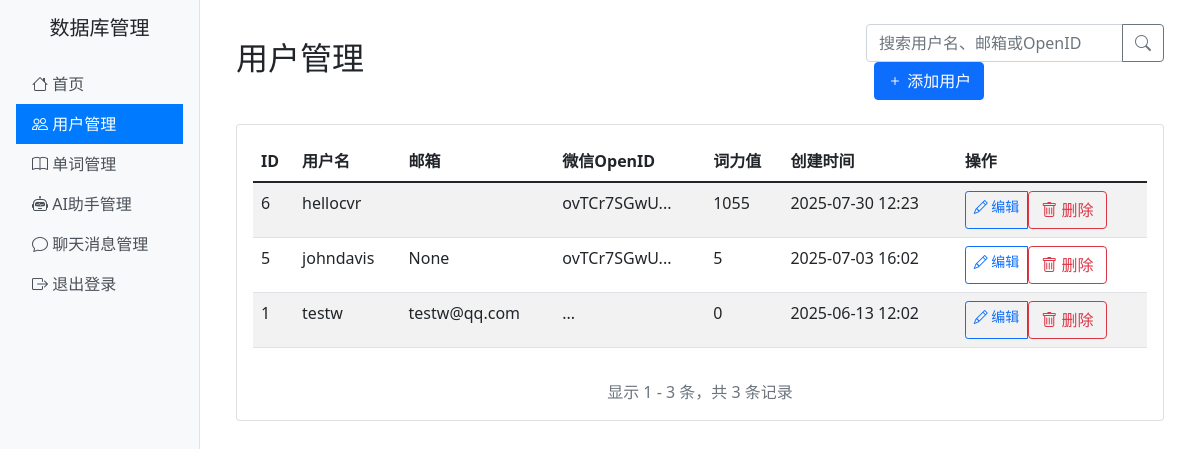
Page /admin/users (signed in) on the earlier database version.
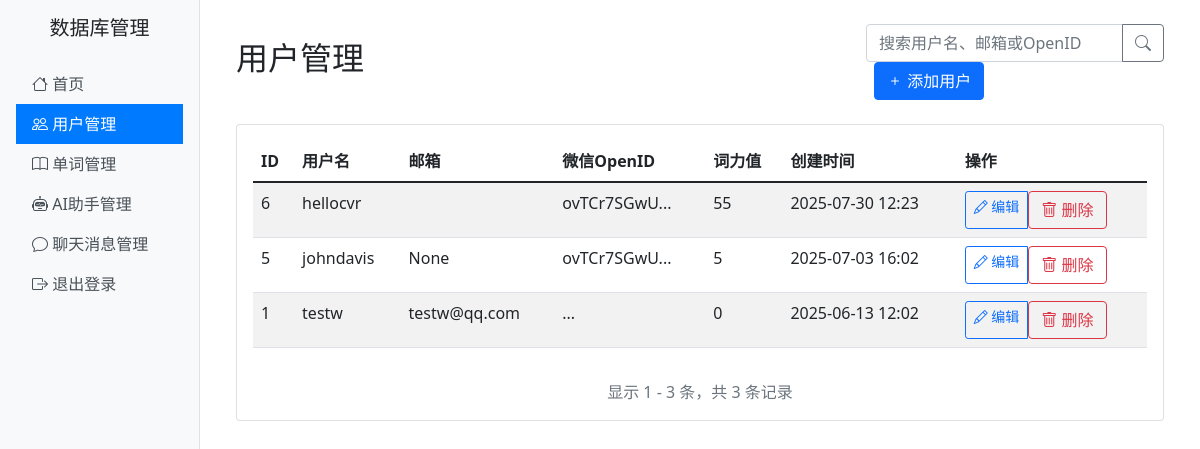
Same page on the later database version.
### sql_alchemy.py (models this page shows)
class User(db.Model):
    __tablename__ = 'user'
    user_id = db.Column(db.Integer, primary_key=True)
    username = db.Column(db.String(50), unique=True, nullable=False)
    email = db.Column(db.String(100), unique=True, nullable=False)
    avatar_url = db.Column(db.String(255))
    created_at = db.Column(db.DateTime, default=datetime.now())
    updated_at = db.Column(db.DateTime, default=datetime.now(), onupdate=datetime.now())
    wechat_openid = db.Column(db.String(100), unique=True, nullable=False)
    wechat_session_key = db.Column(db.String(100), nullable=False)
    preferred_classification = db.Column(db.String(100), nullable=False) # 当前学习的词书(cet4,cet6,雅思,托福等)
    preferred_plan_daily = db.Column(db.Integer, default=20)
    wallet_key = db.Column(db.String(100), nullable=False, unique=True) # 钱包唯一标识
    word_power_amount = db.Column(db.Integer, nullable=False, default=0) # 词力值
    is_deleted = db.Column(db.Integer, nullable=False, default=0)
    word_friend_name = db.Column(db.String(100), nullable=False, unique=True) # 用户当前选择的词友
    stories = db.relationship('StoryCollection', backref='user')
    word_friend = db.relationship('WordFriend', backref='user')

### views/admin/__init__.py (the view)
@admin_bp.route('/users')
@login_required
def list_users():
    page = request.args.get('page', 1, type=int)
    per_page = request.args.get('per_page', 20, type=int)
    search = request.args.get('search', '')
    query = User.query
    if search:
        query = query.filter(
            (User.username.ilike(f'%{search}%')) |
            (User.email.ilike(f'%{search}%')) |
            (User.wechat_openid.ilike(f'%{search}%'))
        )
    users = query.order_by(User.created_at.desc()).paginate(
        page=page, per_page=per_page, error_out=False
    )
    return render_template('admin/users/list.html', users=users, search=search)

### views/admin/__init__.py (called while the page is built)
def login_required(f):
    from functools import wraps
    @wraps(f)
    def decorated_function(*args, **kwargs):
        if 'admin_logged_in' not in session:
            return redirect(url_for('admin.login'))
        return f(*args, **kwargs)
    return decorated_function

### views/admin/templates/admin/users/list.html (shortened to what this page needs)
{% extends "admin/base.html" %}
{% block content %}
<div class="d-flex justify-content-between align-items-center mb-4">
    <h2>用户管理</h2>
    <div>
        <form method="GET" class="d-inline me-2">
            <div class="input-group">
                <input type="text" class="form-control" placeholder="搜索用户名、邮箱或OpenID" name="search" value="{{ search }}">
                <button class="btn btn-outline-secondary" type="submit">
                    <i class="bi bi-search"></i>
                </button>
            </div>
        </form>
        <a href="{{ url_for('admin.create_user') }}" class="btn btn-primary">
            <i class="bi bi-plus"></i> 添加用户
        </a>
    </div>
</div>
<div class="card">
    <div class="card-body">
        <div class="table-responsive">
            <table class="table table-striped">
                <thead>
                    <tr>
                        <th>ID</th>
                        <th>用户名</th>
                        <th>邮箱</th>
                        <th>微信OpenID</th>
                        <th>词力值</th>
                        <th>创建时间</th>
                        <th>操作</th>
                    </tr>
                </thead>
                <tbody>
                    {% for user in users %}
                    <tr>
                        <td>{{ user.user_id }}</td>
                        <td>{{ user.username }}</td>
                        <td>{{ user.email }}</td>
                        <td>{{ user.wechat_openid[:10] if user.wechat_openid else '' }}...</td>
                        <td>{{ user.word_power_amount }}</td>
                        <td>{{ user.created_at.strftime('%Y-%m-%d %H:%M') }}</td>
                        <td>
                            <div class="btn-group btn-group-sm">
                                <a href="{{ url_for('admin.edit_user', user_id=user.user_id) }}" class="btn btn-outline-primary">
                                    <i class="bi bi-pencil"></i> 编辑
                                </a>
                                <form method="POST" action="{{ url_for('admin.delete_user', user_id=user.user_id) }}" onsubmit="return confirm('确定要删除这个用户吗？');">
                                    <button type="submit" class="btn btn-outline-danger">
                                        <i class="bi bi-trash"></i> 删除
                                    </button>
                                </form>
                            </div>
                        </td>
                    </tr>
                    {% endfor %}
                </tbody>
            </table>
        </div>
        <div class="mt-3 text-center text-muted">
            显示 {{ users.first }} - {{ users.last }} 条，共 {{ users.total }} 条记录
        </div>
    </div>
</div>
{% endblock %}

### views/admin/templates/admin/base.html (shortened to what this page needs)
<!DOCTYPE html>
<html lang="zh-CN">
<head>
    <link href="https://cdn.jsdelivr.net/npm/bootstrap@5.1.3/dist/css/bootstrap.min.css" rel="stylesheet">
    <link href="https://cdn.jsdelivr.net/npm/bootstrap-icons@1.7.2/font/bootstrap-icons.css" rel="stylesheet">
</head>
<body>
    <div class="container-fluid">
        <div class="row">
            <div class="col-md-2 sidebar p-0">
                <div class="p-3">
                    <h5 class="text-center mb-4">数据库管理</h5>
                    <nav class="nav flex-column">
                        <a class="nav-link {% if request.endpoint == 'admin.index' %}active{% endif %}" href="{{ url_for('admin.index') }}">
                            <i class="bi bi-house"></i> 首页
                        </a>
                        <a class="nav-link {% if request.endpoint == 'admin.list_users' %}active{% endif %}" href="{{ url_for('admin.list_users') }}">
                            <i class="bi bi-people"></i> 用户管理
                        </a>
                        <a class="nav-link {% if request.endpoint == 'admin.list_words' %}active{% endif %}" href="{{ url_for('admin.list_words') }}">
                            <i class="bi bi-book"></i> 单词管理
                        </a>
                        <a class="nav-link {% if request.endpoint == 'admin.list_ai_agents' %}active{% endif %}" href="{{ url_for('admin.list_ai_agents') }}">
                            <i class="bi bi-robot"></i> AI助手管理
                        </a>
                        <a class="nav-link {% if request.endpoint == 'admin.list_chat_messages' %}active{% endif %}" href="{{ url_for('admin.list_chat_messages') }}">
                            <i class="bi bi-chat"></i> 聊天消息管理
                        </a>
                        <a class="nav-link" href="{{ url_for('admin.logout') }}">
                            <i class="bi bi-box-arrow-right"></i> 退出登录
                        </a>
                    </nav>
                </div>
            </div>
            <div class="col-md-10">
                <div class="p-4">
                    {% block content %}
                    {% endblock %}
                </div>
            </div>
        </div>
    </div>
</body>
</html>

### views/admin/templates/admin/base.html (style rules this page uses)
.sidebar { min-height: 100vh; background-color: #f8f9fa; border-right: 1px solid #dee2e6; }
.sidebar .nav-link { color: #495057; padding: 0.5rem 1rem; }
.sidebar .nav-link.active { background-color: #007bff; color: white; }

Differences in the rows shown:
changed User "hellocvr": word_power_amount "1055" → "55"
